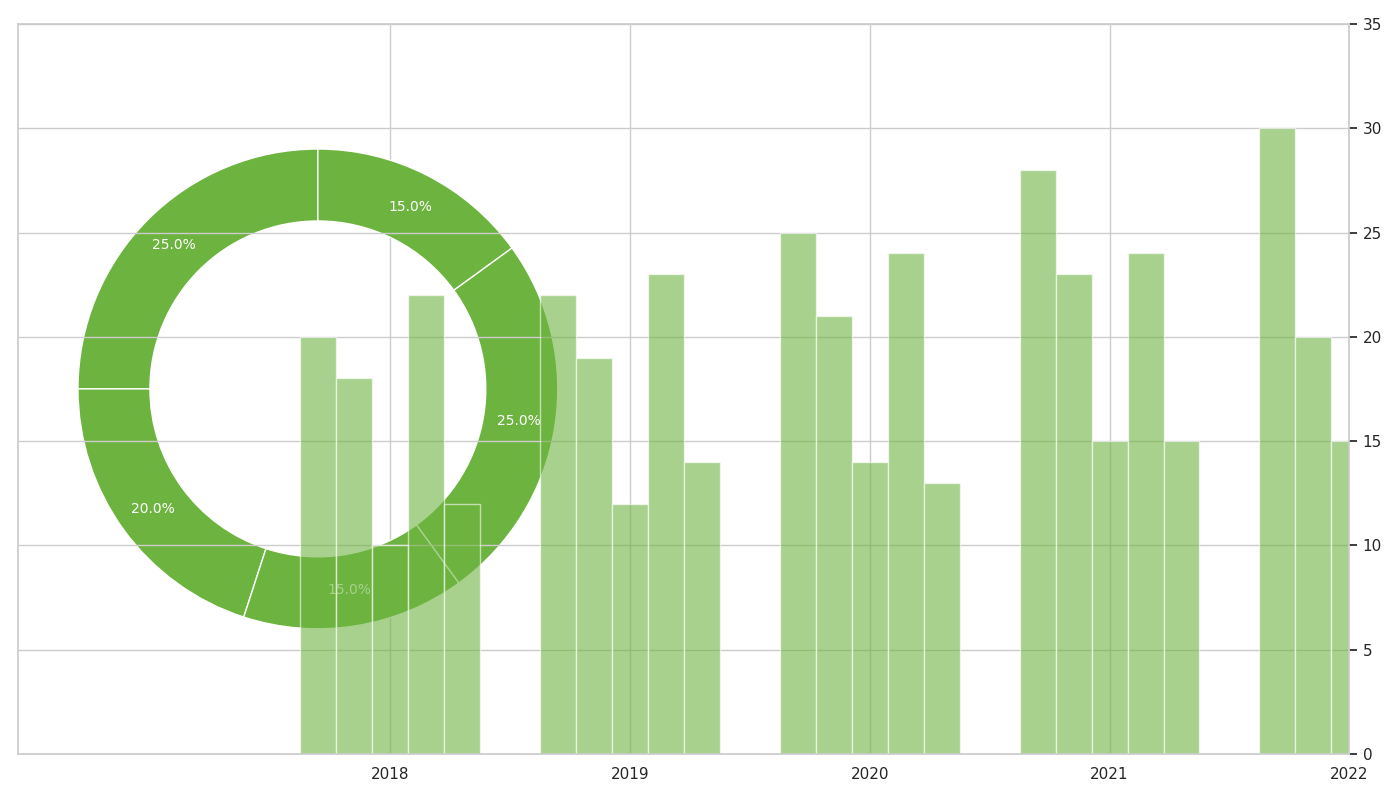

Generate this figure with Python:
import matplotlib.pyplot as plt
import numpy as np

consumption_percentages = [25, 20, 15, 25, 15]
single_color = '#6db33f'

years = ['2018', '2019', '2020', '2021', '2022']
trend_data = [
    [20, 22, 25, 28, 30],
    [18, 19, 21, 23, 20],
    [10, 12, 14, 15, 15],
    [22, 23, 24, 24, 25],
    [12, 14, 13, 15, 15]
]

fig, ax = plt.subplots(figsize=(14, 8), subplot_kw=dict(aspect="equal"))

wedges, _ , autotexts = ax.pie(
    consumption_percentages, colors=[single_color] * len(consumption_percentages),
    autopct='%1.1f%%', startangle=90, pctdistance=0.85, 
    wedgeprops=dict(width=0.3)
)

for autotext in autotexts:
    autotext.set_color('white')
    autotext.set_fontsize(10)

ax2 = ax.twinx()

x = np.arange(len(years))
width = 0.15

for i in range(len(trend_data)):
    ax2.bar(x + i * width, trend_data[i], width, color=single_color, alpha=0.6)

ax2.set_xticks(x + width * 2)
ax2.set_xticklabels(years, fontsize=10)
ax2.set_ylim(0, 35)

plt.tight_layout()
plt.show()
